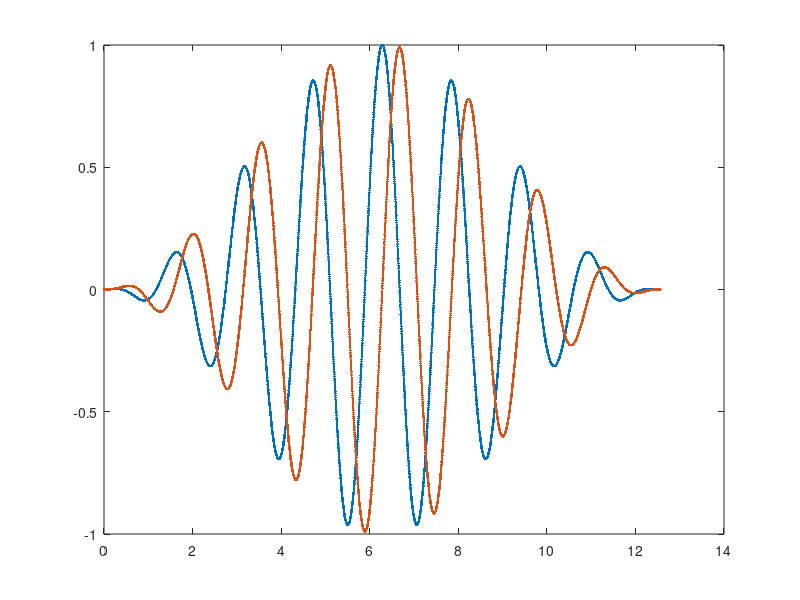

This chart was generated by the following MATLAB code: (Note: this script raises an error after producing the figure.)
% see FTExp_ex2
clear;
a = 1/4; k0 = 4;
x_shift = pi/(2*a);
Nx = 5000;
x = linspace(-pi/(2*a), pi/(2*a), Nx) + x_shift;
dx = (x(end)-x(1))/(Nx-1);
f = exp(1i*k0*(x-x_shift)).*cos(a*(x-x_shift)).^2;
figure; plot(x, real(f), '.-'); hold on;
plot(x, imag(f), '.-');

% FFT
[g1, k1] = FFT(f, x(1), dx);
% FFT interp
[g2, k2] = FFT(f, x(1), dx, Nx*10);
% analytical
k = k2;
g = sqrt(2*pi)*a./(4*a^2-(k-k0).^2).*sinc((pi*(k-k0))/(2*a));
g = g .* exp(-1i*k*x_shift);

figure;
plot(k, g, '.-'); hold on;
plot(k1, g1, 'o');
axis([1, 7, -1.5, 2.5]);
plot(k2, g2, '.');
legend('analytical', 'FFT', 'FFT interp');
